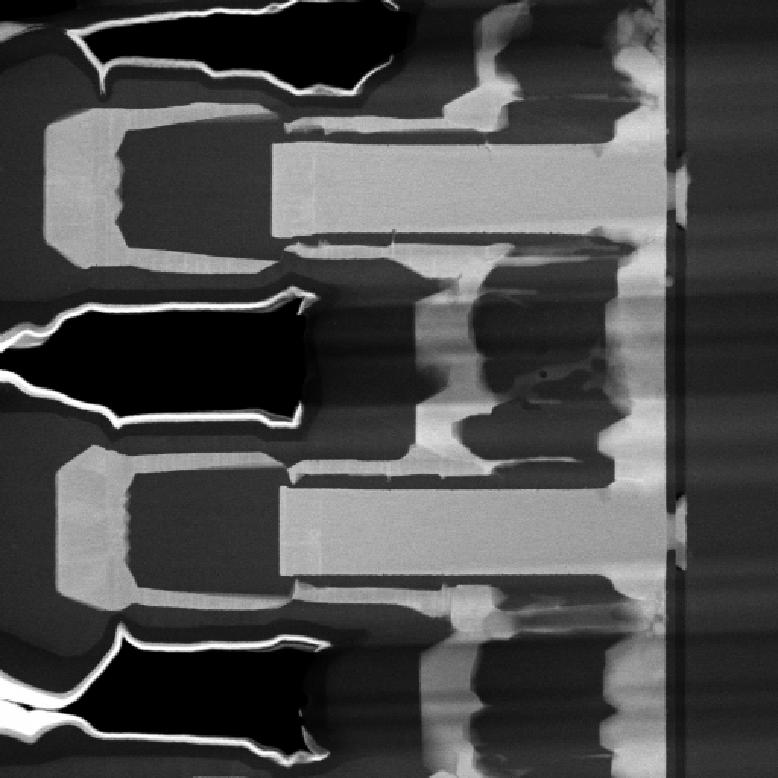
#> input picture figures/overview_100K-binned.jpg, 778 x 778 px
$ python multi-threshold.py
#> lines starting #> are read from the running program, lines starting #| are printed output that depends on the picture
import pathlib
rootdir = pathlib.Path(__file__).parent
import numpy as np
import matplotlib.pyplot as plt
from skimage.color import label2rgb

from skimage.io import imread
input = imread(rootdir / "overview_100K-binned.jpg", as_gray=True)
#> input is the input picture: shape (778, 778) float64; min 0, max 1, mean 0.296
input = input[410:]
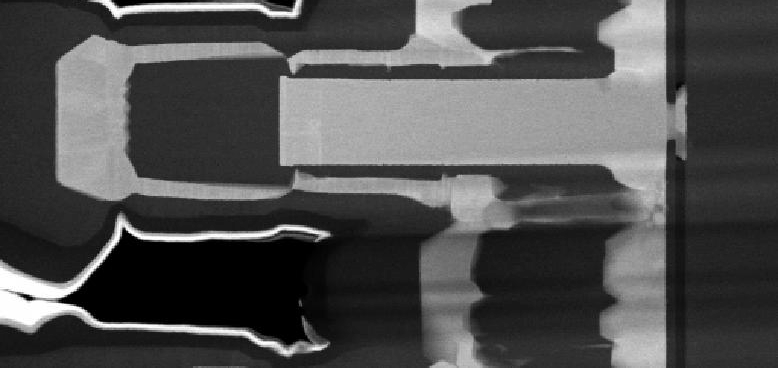
#> input: shape (368, 778) float64; min 0, max 1, mean 0.311

levels = [
    (0, 0.05),
    (0.05, 0.25),
    (0.25, 0.75),
    (0.75, 1.),
]

label_image = np.zeros(input.shape, dtype=np.uint8)
for idx, (low, high) in enumerate(levels, start=1):
    label_image[np.logical_and(input >= low, input < high)] = idx

plt.figure()
plt.imshow(input, cmap="gray")
plt.figure()
color1 = label2rgb(label_image, image=input, bg_label=0)
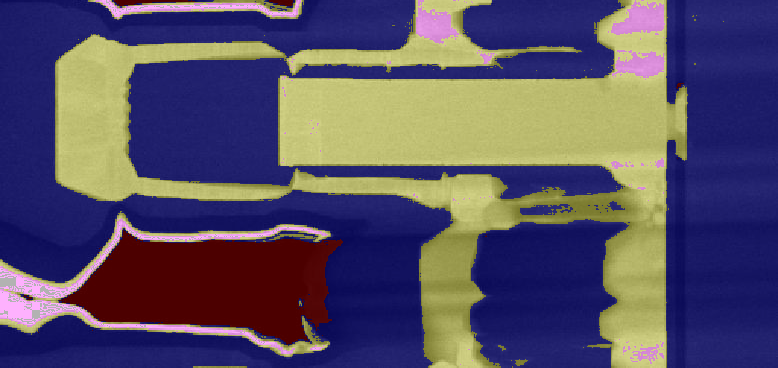
#> color1: shape (368, 778, 3) float64; mean R, G, B 0.346, 0.315, 0.398
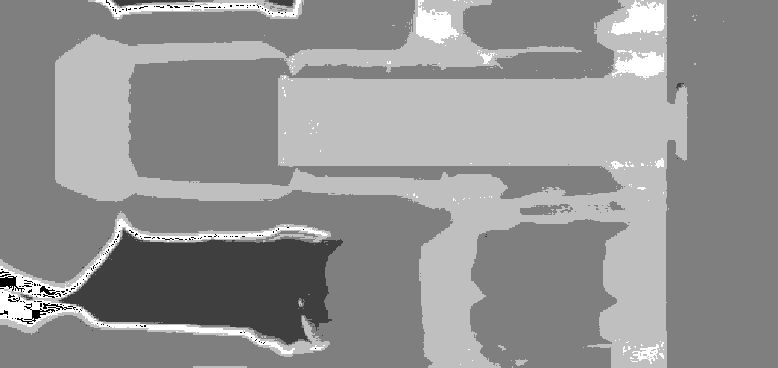
#> label_image: shape (368, 778); min 0, max 4, mean 2.31; drawn with min black and max white
plt.imshow(color1)
plt.show()

$ run again, with figures/2226_Rollei_IR_D23_1.jpg copied over figures/overview_100K-binned.jpg
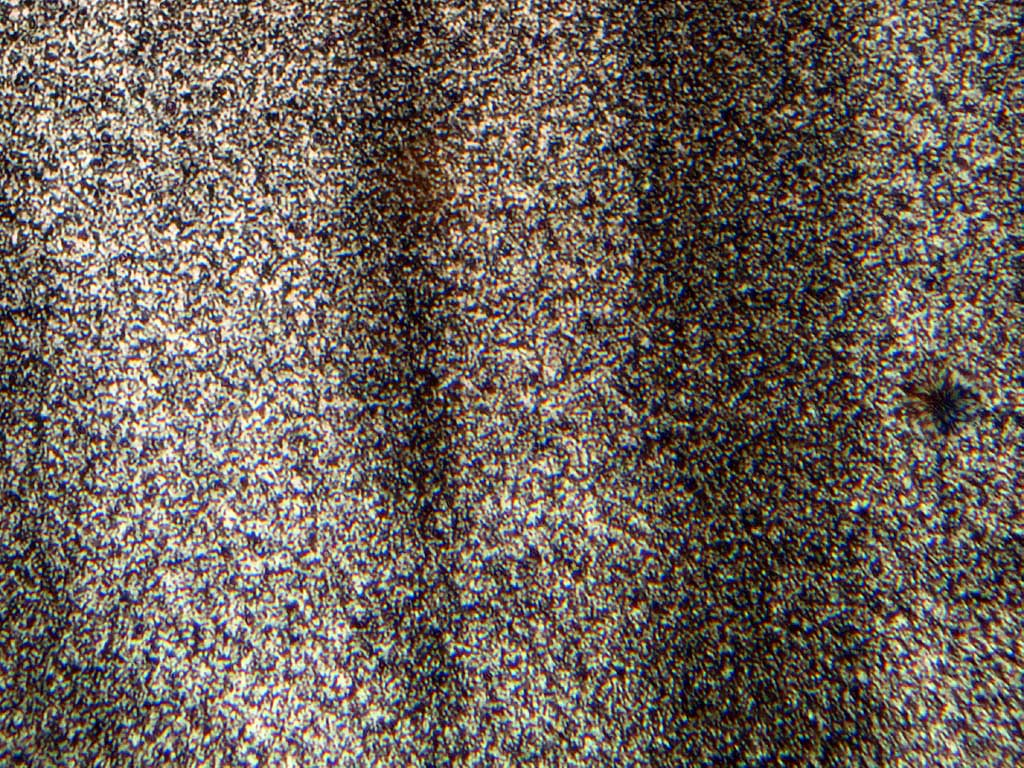
#> input picture figures/2226_Rollei_IR_D23_1.jpg, 1024 x 768 px
#> `color1 = label2rgb(label_image, image=input, bg_label=0)`:
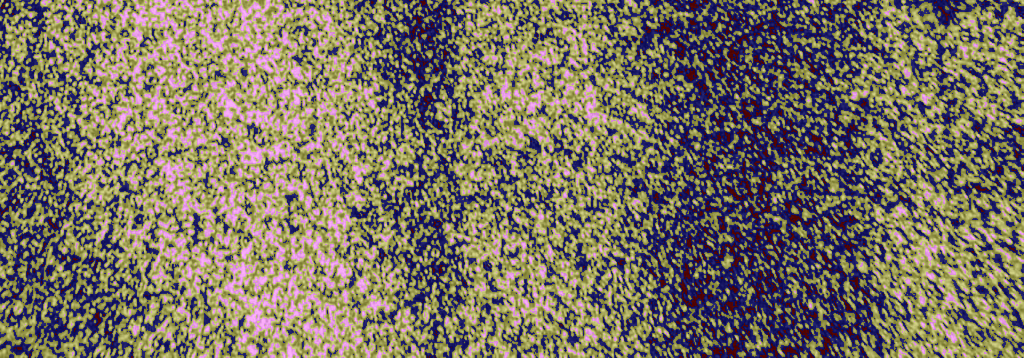
#> color1: shape (358, 1024, 3) float64; mean R, G, B 0.486, 0.452, 0.391
#> `color1 = label2rgb(label_image, image=input, bg_label=0)`:
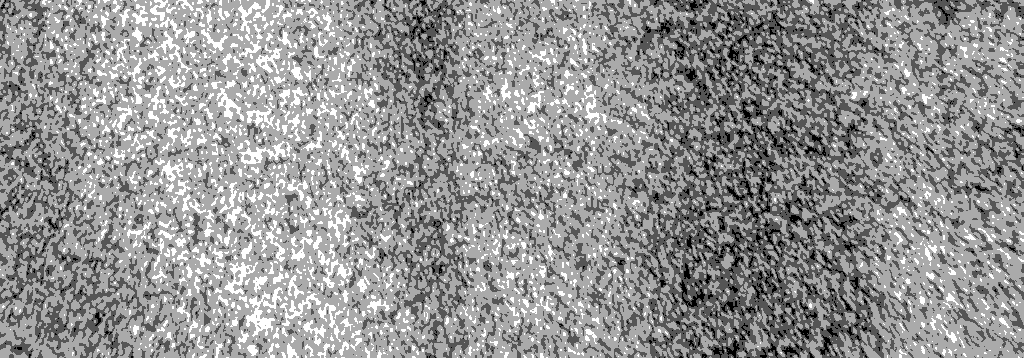
#> label_image: shape (358, 1024); min 1, max 4, mean 2.74; drawn with min black and max white

$ run again, with figures/me.jpg copied over figures/overview_100K-binned.jpg
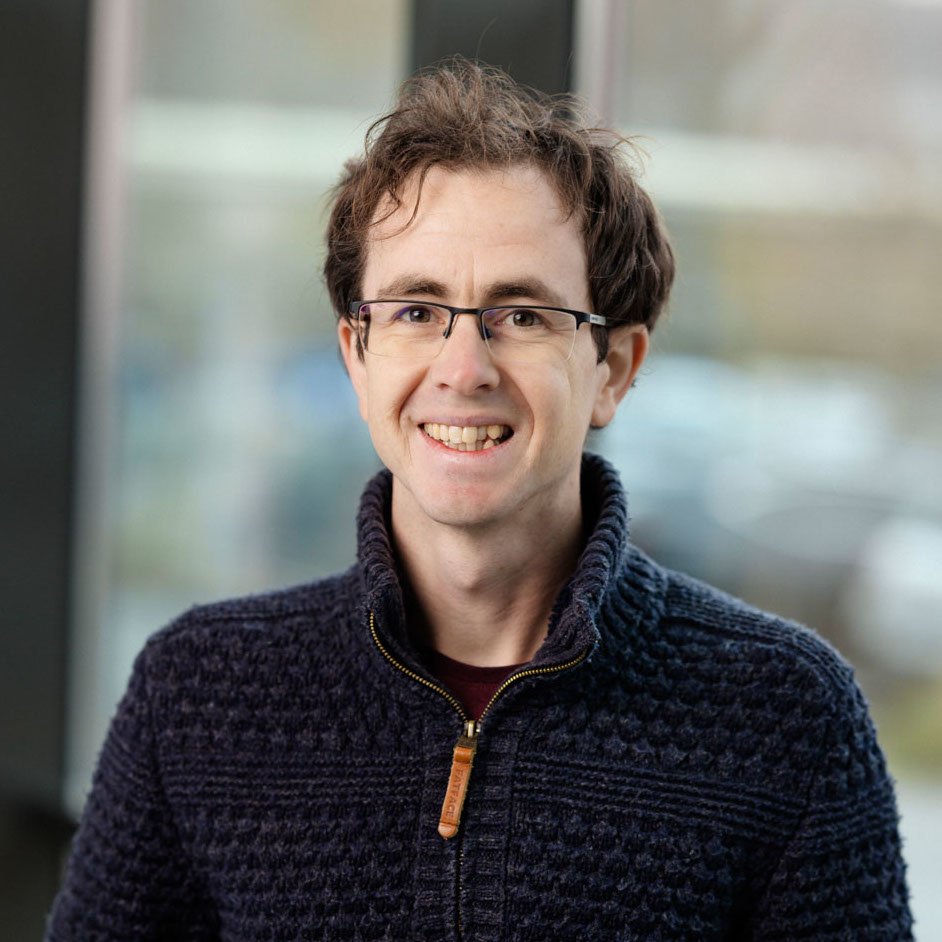
#> input picture figures/me.jpg, 942 x 942 px
#> `color1 = label2rgb(label_image, image=input, bg_label=0)`:
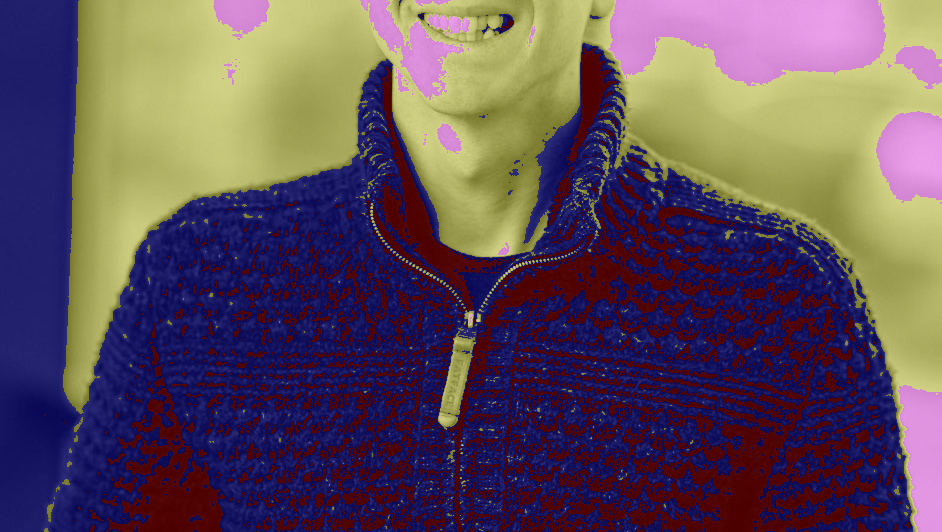
#> color1: shape (532, 942, 3) float64; mean R, G, B 0.375, 0.304, 0.359
#> `color1 = label2rgb(label_image, image=input, bg_label=0)`:
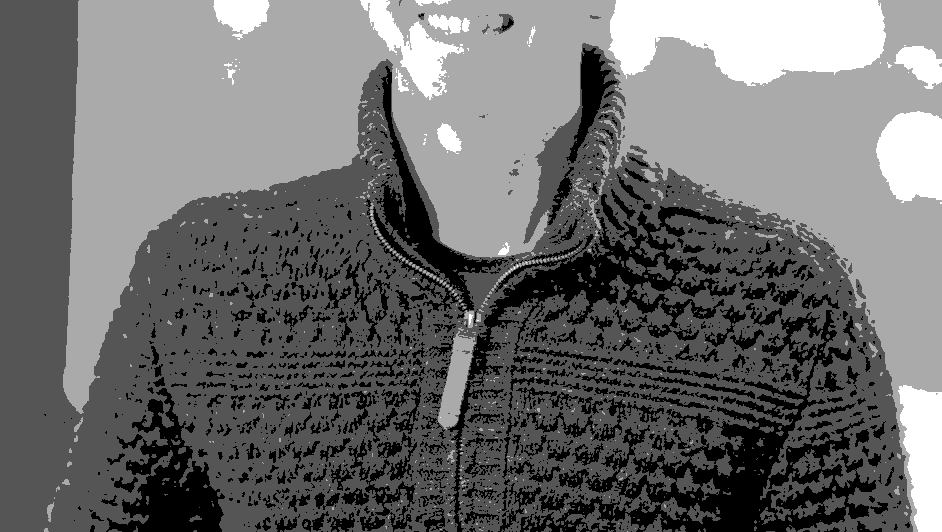
#> label_image: shape (532, 942); min 1, max 4, mean 2.3; drawn with min black and max white
